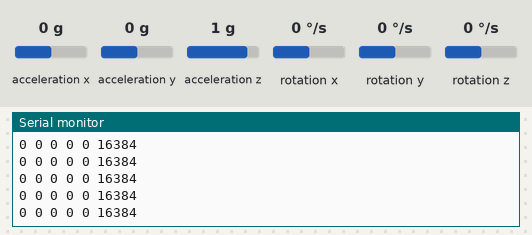
Bench run of a sketch on a simulated Arduino Uno, built with avr-gcc and run on an emulated ATmega328P. Parts: the last lines printed to the serial monitor. Wiring (inferred from the names in the program): MPU-6050 motion sensor at I2C address 0x68. The test bench sets the inputs (shaded band); at power-on: acceleration x 0 g, acceleration y 0 g, acceleration z 1 g, rotation x 0 °/s, rotation y 0 °/s, rotation z 0 °/s.

Above: at 3.2 s.
3.3 s: acceleration x set to -1.4 g
At 3.55 s:
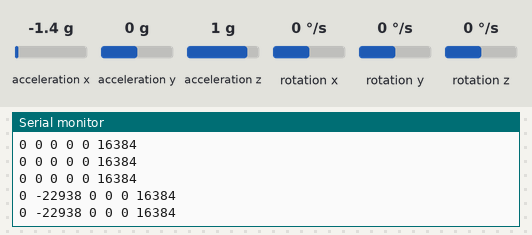
4.8 s: acceleration y set to -1.4 g
At 4.88 s:
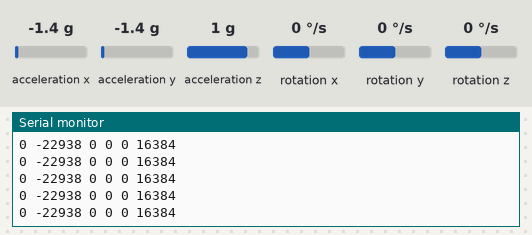
6.3 s: acceleration z set to -1.4 g
At 6.33 s:
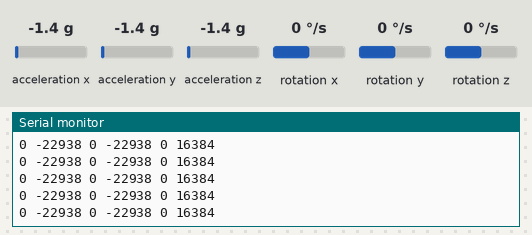
7.8 s: rotation x set to -192 °/s
At 7.87 s:
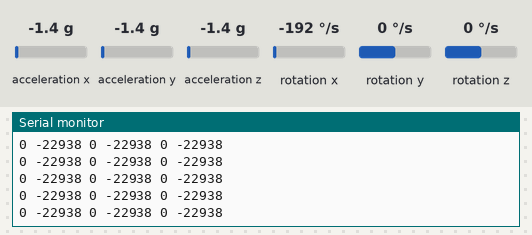
9.3 s: acceleration x set to 0 g
At 9.31 s:
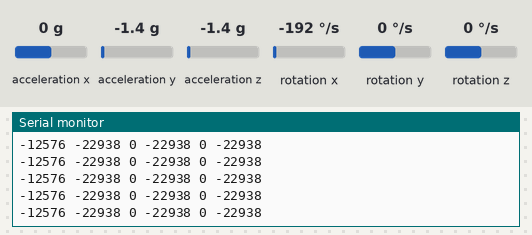
12.3 s: rotation y set to -192 °/s
At 12.3 s:
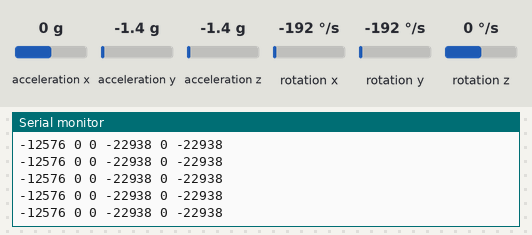
Timing chart, 0 to 15.3 s (numbered marks = the images above; inputs shaded):
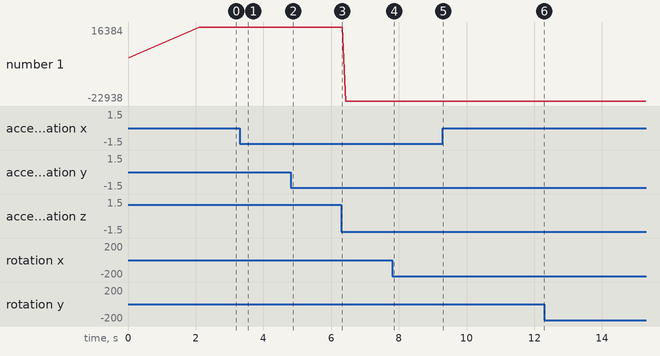

The sketch:

CodeMPU.ino
```cpp
#include <Wire.h>

const int MPU_addr=0x68;
int16_t accX,accY,accZ,temp,gyroX, gyroY, gyroZ;
long accXcal, accYcal, accZcal, gyroXcal, gyroYcal, gyroZcal, loopTimer, accTotal;
int cal;
float anglePitch, anglePitchAcc, anglePitchOutput;
boolean setGyroAngles;
void setup() {
  Wire.begin();
  Serial.begin(9600);
  //pinMode(13, OUTPUT);
  Wire.beginTransmission(MPU_addr);
  Wire.write(0x6B);
  Wire.write(0x00);
  Wire.endTransmission(true);

  //Configure the gyro (500dps full scale)
  Wire.beginTransmission(0x68);                                        //Start communicating with the MPU-6050
  Wire.write(0x1B);                                                    //Send the requested starting register
  Wire.write(0x08);                                                    //Set the requested starting register
  Wire.endTransmission();

  //digitalWrite(13,HIGH);
  // CALIBRATION!!
  /*for ( cal = 0; cal < 2000; cal++){ // old: 2000
      if ( cal % 200 == 0 ) Serial.print(".");
      read_MPU_data();
      accXcal += accX;
      accYcal += accY;
      accZcal += accZ;
      gyroXcal += gyroX;
      gyroYcal += gyroY;
      gyroZcal += gyroZ;
      delay(3);
    }*/

    Serial.println("Calibration completed !");
    // calculating the average offset
    accXcal /= 2000;
    accYcal /= 2000;
    accZcal /= 2000;
    gyroXcal /= 2000;
    gyroYcal /= 2000;
    gyroZcal /= 2000;

    Serial.print(""); Serial.print(accXcal);
    Serial.print(" "); Serial.print(accYcal);
    Serial.print(" "); Serial.print(accZcal);
    Serial.print(" "); Serial.print(gyroXcal);
    Serial.print(" "); Serial.print(gyroYcal);
    Serial.print(" "); Serial.println(gyroZcal);
    delay(2000);

    //digitalWrite(13,LOW);

    loopTimer = micros();
}

void loop() {
  read_MPU_data();

  //substracting the offset from the readings
  accX -= accXcal;
  accY -= accYcal;
  accZ -= accZcal;
  gyroX -= gyroXcal;
  gyroY -= gyroYcal;
  gyroZ -= gyroZcal;

  //gyro angle calculations

  float a = 1/(250.0*16.4);  // 0.0000611 = 1 / (250Hz * 65.5)
  anglePitch += gyroX * a ; // calculating the pitch angle and adding it to its variable

  // accelerometer angle calculations

  accTotal = sqrt((accX*accX)+(accY*accY)+(accZ*accZ)); //calculating the total accelero vector
  float c = 1/(3.142/180);
  anglePitchAcc = asin((float)accY/accTotal) * c ; // calculating the pitch angle and storing it in its variable

  // CALIBRATING VALUES:

  anglePitchAcc -= 0.0; // accelerometer calibration for pitch

  if (setGyroAngles) {    //IMU is already started
    anglePitch = anglePitch * 0.9996 + anglePitchAcc * 0.0004; //Correct the drift of the gyro pitch angle with the accelerometer pitch angle
  }else {                 //At first start
    anglePitch = anglePitchAcc;  //Set the gyro pitch angle equal to the accelerometer pitch angle
    setGyroAngles = true;        //set the IMU started flag
  }

  // COMPLEMENTARY FILTER!
  // anglePitchOutput = 0.9 * anglePitchOutput + anglePitch * 0.1;  // //Take 90% of the output pitch value and add 10% of the raw pitch value
   float dt =  1 / 250; //sample period
   anglePitchOutput = 0.98 * ( anglePitchOutput + anglePitch*dt) + 0.02*anglePitchAcc;
   Serial.print("" + String(gyroX, DEC) + " " + String(accX, DEC));
   Serial.print(" " + String(gyroY, DEC) + " " + String(accY, DEC));
   Serial.println(" " + String(gyroZ, DEC) + " " + String(accZ, DEC));

  while(micros() - loopTimer < 4000);
  loopTimer = micros();
}
void read_MPU_data (){
  Wire.beginTransmission(MPU_addr);
  Wire.write(0x3B);
  Wire.endTransmission(false);
  Wire.requestFrom(MPU_addr,14,true);
  accX = Wire.read()<<8|Wire.read();  //0x3B & 0x3C                               //Add the low and high byte to the gyro_x variable
  accY = Wire.read()<<8|Wire.read();  //0x3D & 0x3E                               //Add the low and high byte to the gyro_y variable
  accZ = Wire.read()<<8|Wire.read();  //0x3F & 0x40
  temp = Wire.read()<<8|Wire.read();   //0x41 & 0x42
  gyroX = Wire.read()<<8|Wire.read(); //0x43 & 0x44                                //Add the low and high byte to the gyro_x variable
  gyroY = Wire.read()<<8|Wire.read(); //0x45 & 0x46                                 //Add the low and high byte to the gyro_y variable
  gyroZ = Wire.read()<<8|Wire.read(); //0x47 & 0x48
  delay(100);
  }
```

Measured:
- after the input at 3.3 s, the serial monitor: prints a new line after 0.14 s (image 1)
